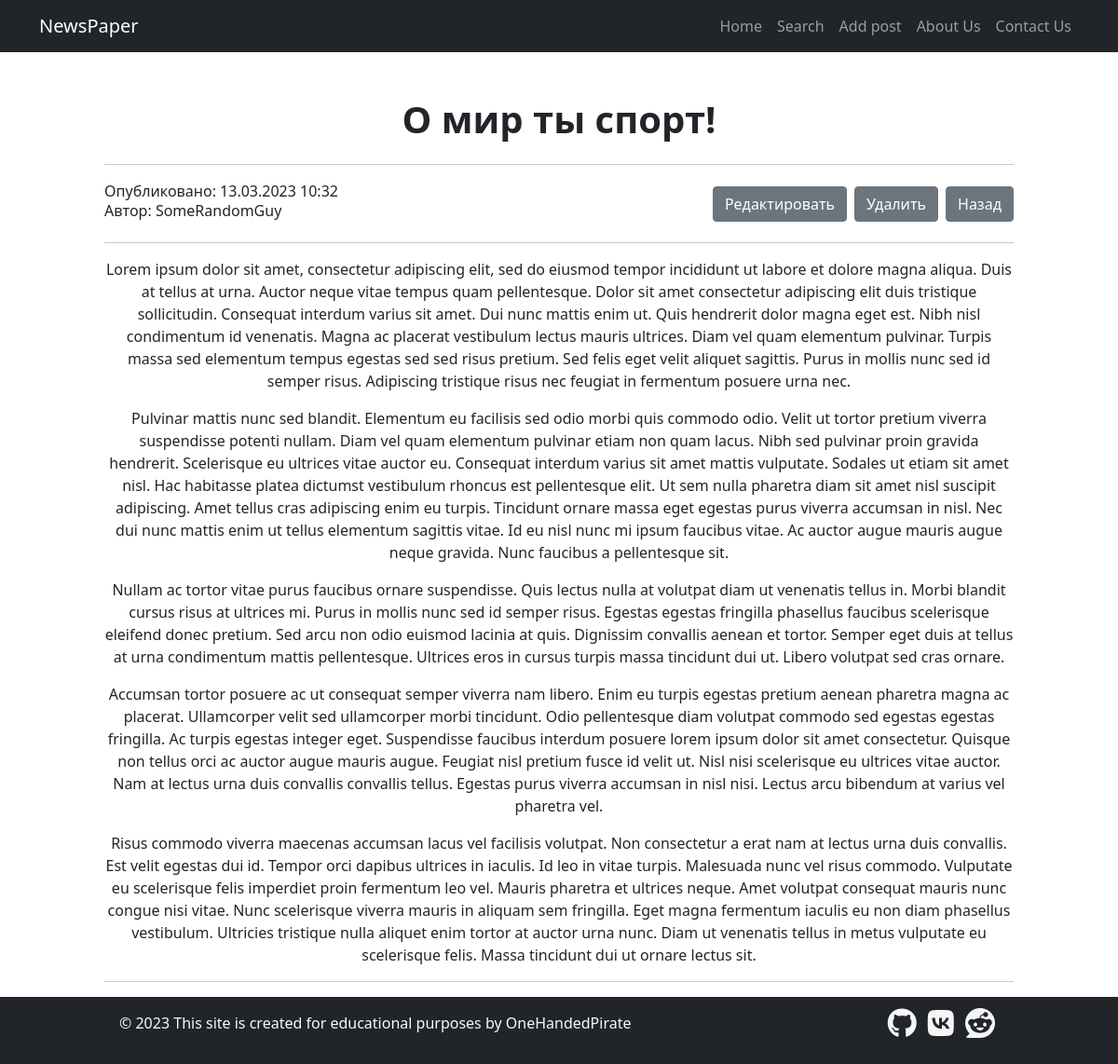
The page /news/24 on the database its author committed.
### news/models.py (models this page shows, shortened)
class Attitude:
    '''Миксин-класс для моделей с полем rating'''

class Post(models.Model, Attitude):
    author = models.ForeignKey(Author, on_delete=models.CASCADE)
    type = models.CharField(max_length=1,
                            choices=[('N', 'Новость'), ('A', 'Статья')],
                            default='A')
    publish_time = models.DateTimeField(auto_now_add=True)
    category = models.ManyToManyField(Category, through='PostCategory')
    title = models.CharField(max_length=150)
    text = models.TextField()
    rating = models.IntegerField(default=0)

class Author(models.Model):
    author_user = models.ForeignKey(User, on_delete=models.CASCADE)
    rating = models.IntegerField(default=0)
    def __str__(self):
        return self.author_user.get_username()

### news/views.py (the view)
# urls.py: path('<int:pk>', PostView.as_view(), name='post'),
class PostView(DetailView):
    model = Post
    template_name = 'news/post.html'
    context_object_name = 'post'
    extra_context = {'menu': menu}

### news/templatetags/news/custom_filters.py (called while the page is built)
@register.filter(name='censor')
def censor(value):
    banned_words = ['пьер', 'японии', 'париж', 'текст', 'олимпийск']
    original_text = value.split()
    bad_words = []
    for indx, word in enumerate(value.lower().split()):
        for bad_word in banned_words:
            if bad_word in word:
                bad_words.append(indx)
    for bad_word in bad_words:
        original_text[bad_word] = '*нехорошее слово*'
    return ' '.join(original_text)

### news/templates/news/post.html (shortened to what this page needs)
{% extends 'news/default.html' %}
{% load news.custom_filters %}
{% block content %}
    <h1 class="fw-bold mb-4">{{ post.title | censor }}</h1>
    <hr>
    <div class="row">
        <div class="col-4 text-start">
            <span>Опубликовано: {{ post.publish_time | date:'d.m.Y f' }}</span>
            <h6>Автор: {{ post.author }}</h6>
        </div>
        <div class="d-flex col-8 text-end justify-content-end align-items-center">
            <div>
                <a class="btn btn-secondary" href="{% url 'post_update' post.pk %}">Редактировать</a>
            </div>
            <div>
                <button type="button" class="btn btn-secondary mx-2" data-bs-toggle="modal" data-bs-target="#deleteModal{{ post.pk }}">Удалить</button>
            </div>
            <div>
                <a class="btn btn-secondary" href="{% if request.META.HTTP_REFERER %}{{ request.META.HTTP_REFERER }}{% else %}{% url 'home' %}{% endif %}">Назад</a>
            </div>
        </div>
    </div>
    <hr>
    <p class>{{ post.text | linebreaks }}</p>
    <hr>
{% endblock %}

### rows shown on the page
Post: title|censor "О мир ты спорт!", publish_time "13.03.2023 10:32", author "SomeRandomGuy", text "Lorem ipsum dolor sit amet, consectetur adipiscing elit, sed do eiusmod tempor incididunt ut labore et dolore magna aliqua. Duis at tellus at urna. Auctor neque vitae tempus quam pellentesque. Dolor sit amet consectetur adipiscing elit duis tristique sollicitudin. Consequat interdum varius sit amet. Dui nunc mattis enim ut. Quis hendrerit dolor magna eget est. Nibh nisl condimentum id venenatis. Magna ac placerat vestibulum lectus mauris ultrices. Diam vel quam elementum pulvinar. Turpis massa sed elementum tempus egestas sed sed risus pretium. Sed felis eget velit aliquet sagittis. Purus in mollis nunc sed id semper risus. Adipiscing tristique risus nec feugiat in fermentum posuere urna…"

### other values the page prints
{{ item.title }} "Home" "Search" "Add post"
{{ item.title }} "About Us" "Contact Us"
